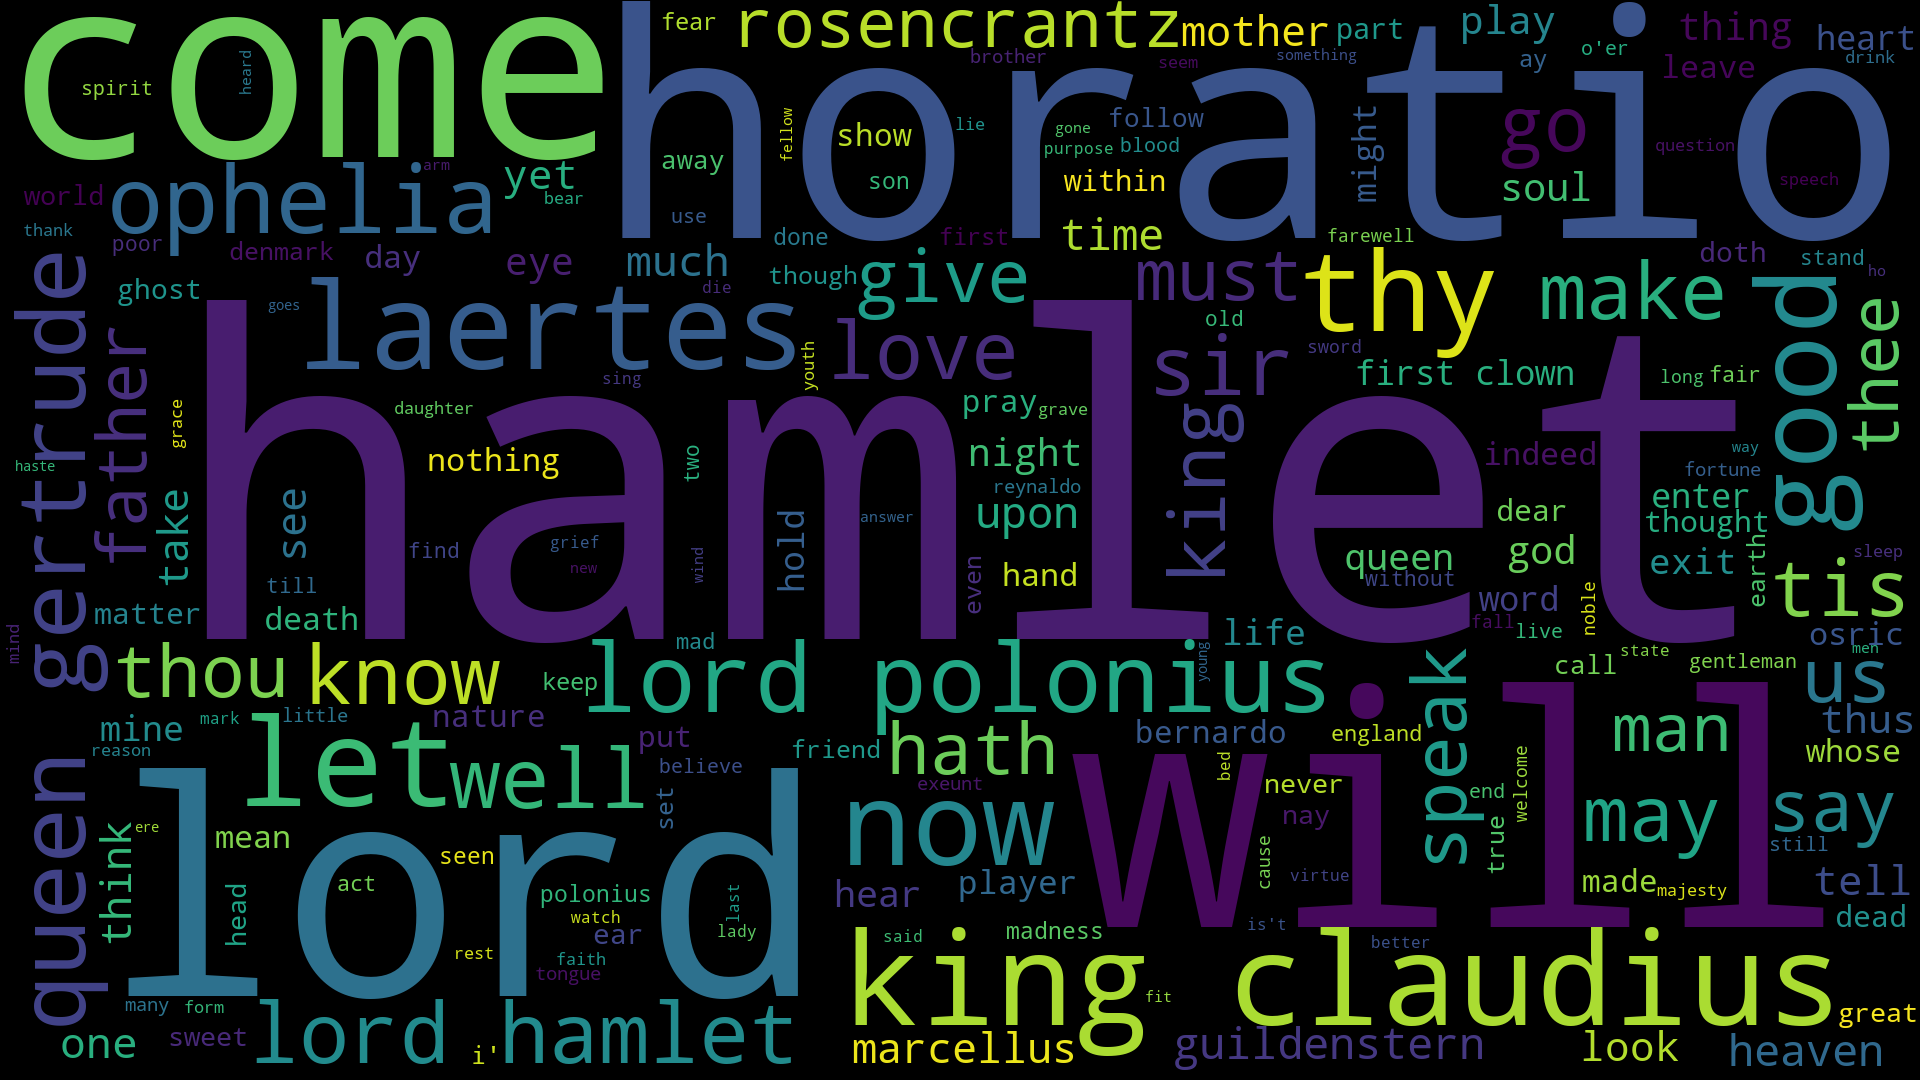

This figure's Python source:
# wordCloudHalmet.py

import wordcloud

# 读取txt
txt = open("E:\\21_git\\pythonMOOC\\week6\\hamlet.txt", "rt").read()
# 归一化处理【√】
txt = txt.lower()                               # 全部转化为小写
for ch in '!"#$%&()*+,-./:;<=>?@[\\]^_‘{|}~':   # 替换掉所有特殊字符
    txt = txt.replace(ch, " ")
# 至此，已转化为以空格分隔的字符串

# 生成词云
wc = wordcloud.WordCloud(width = 1920, height = 1080)
wc.generate(txt)
wc.to_file('wordCloudHamlet.png')
